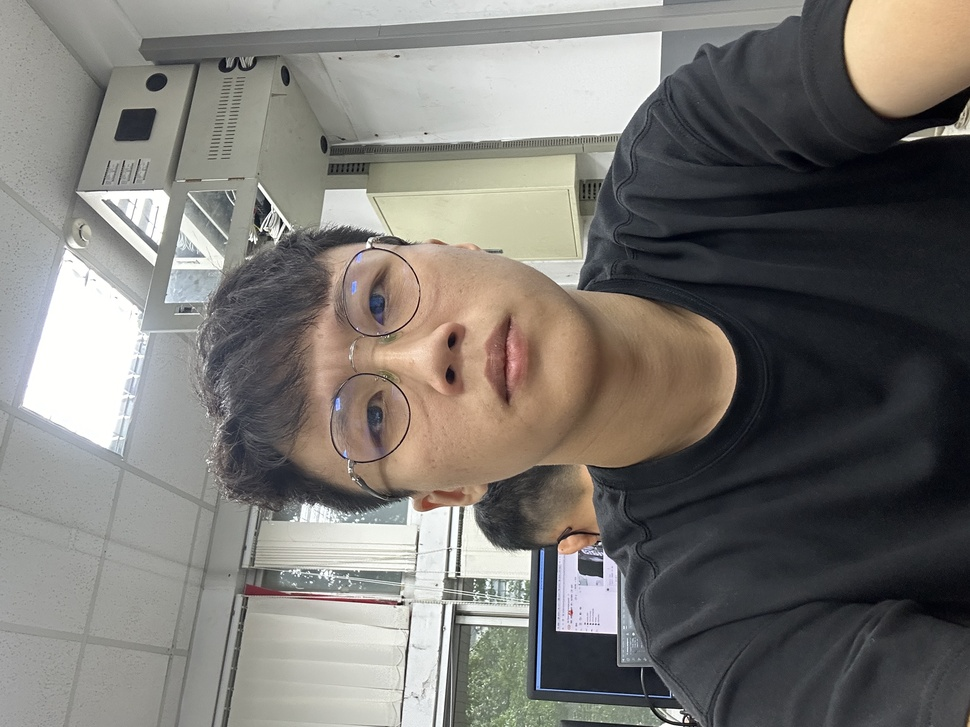
#> input picture photo/IMG_3782.JPG, 970 x 727 px, shrunk from 3088 x 2316 before the run, found by its file name
$ python fish_eye.py
#> lines starting #> are read from the running program, lines starting #| are printed output that depends on the picture
#> in main, img1 is the input picture: shape (727, 970, 3); mean B, G, R 115, 119.3, 122.1
import numpy as np
import cv2

def fisheye_effect( f ):
	nr, nc = f.shape[:2]
#> nr = 727; nc = 970
	map_x = np.zeros( [nr, nc], dtype = 'float32' )
	map_y = np.zeros( [nr, nc], dtype = 'float32' )
	x0, y0 = nr // 2, nc // 2
#> x0 = 363; y0 = 485
	R = np.sqrt( nr ** 2 + nc ** 2 ) / 2
#> R = 606.1
	for x in range( nr ):
		for y in range( nc ):
			r = np.sqrt( ( x - x0 ) ** 2 + ( y - y0 ) ** 2 )
			if r == 0:  theta = 0
			else:		theta = np.arccos( ( x - x0 ) / r )
			r = ( r * r ) / R
			if y - y0 < 0:  theta = -theta
			map_x[x,y] = np.clip( y0 + r * np.sin( theta ), 0, nc - 1 )
			map_y[x,y] = np.clip( x0 + r * np.cos( theta ), 0, nr - 1 )
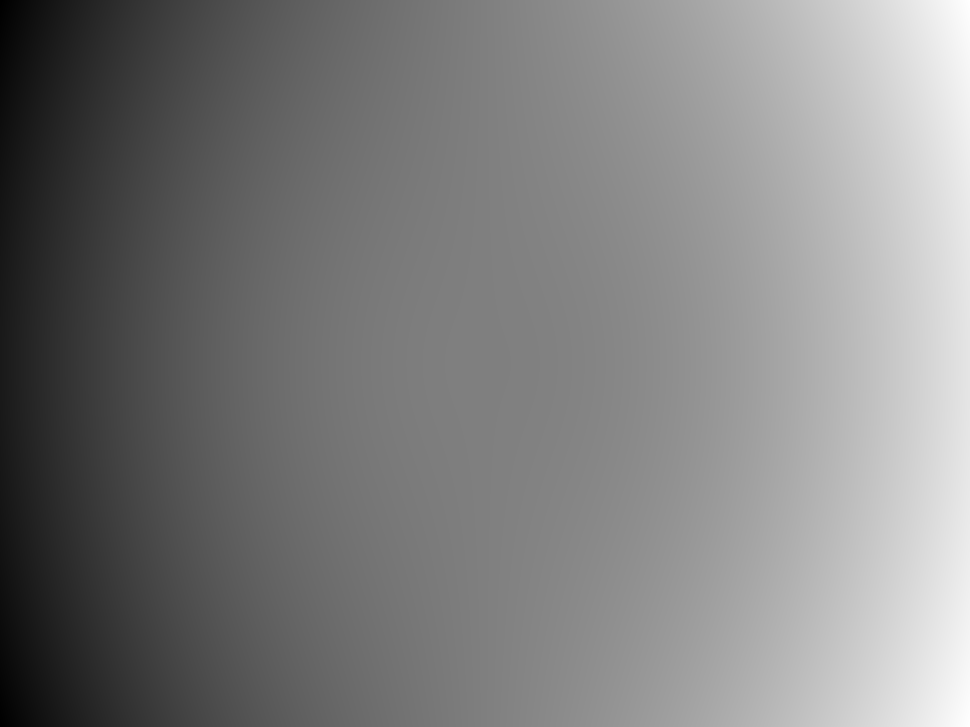
#> map_x: shape (727, 970) float32; min 0.24, max 968.1, mean 484.6; drawn with min black and max white
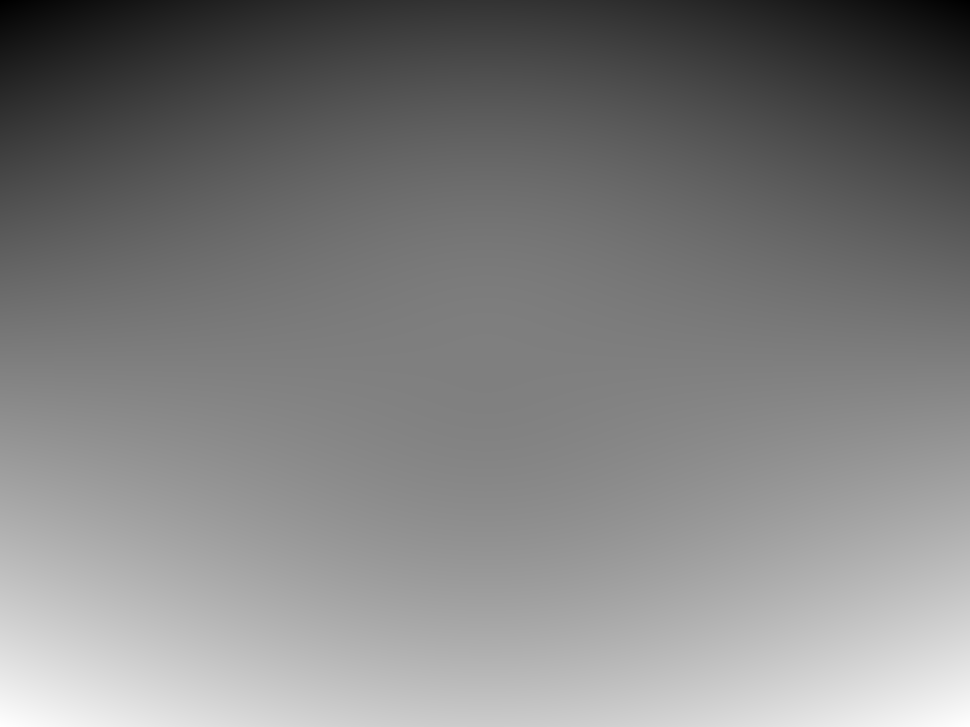
#> map_y: shape (727, 970) float32; min 0.18, max 725.8, mean 363; drawn with min black and max white
	g = cv2.remap( f, map_x, map_y, cv2.INTER_CUBIC )
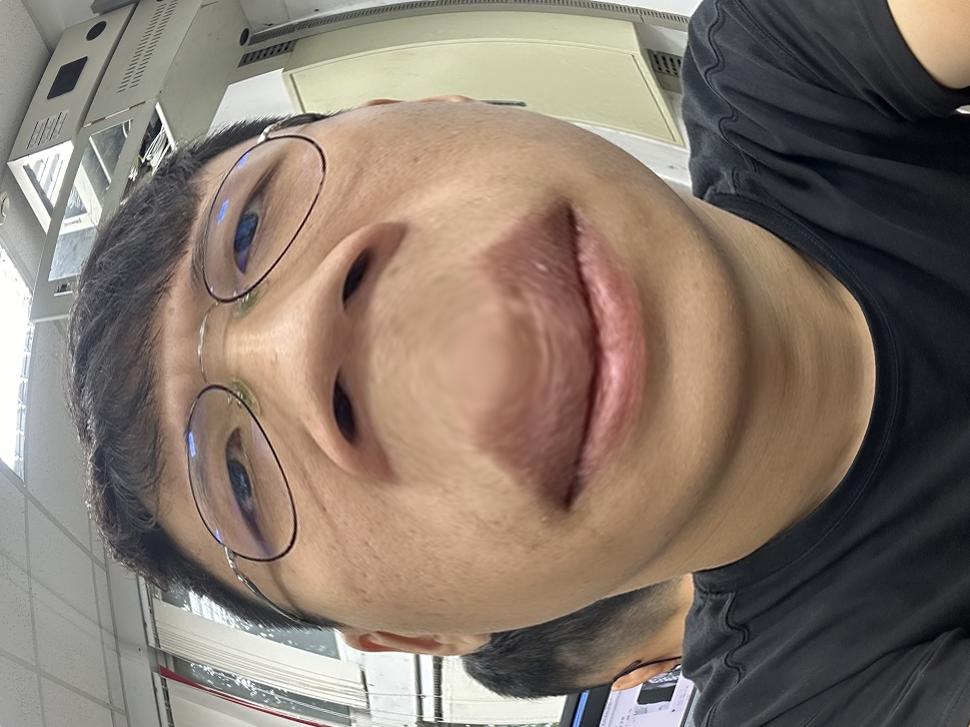
#> g: shape (727, 970, 3); mean B, G, R 108.2, 119.2, 133.1
	return g

def main( ):
	img1 = cv2.imread( "photo/IMG_3782.jpg", -1 )
	img2 = fisheye_effect( img1 )
	cv2.imshow( "Original Image", img1 )
	cv2.imshow( "Fisheye Effect", img2 )
	cv2.waitKey(0)
	cv2.destroyAllWindows()

	# 顯示處理後的圖像


main( )

$ run again, with photo/IMG_3783.JPG copied over photo/IMG_3782.JPG
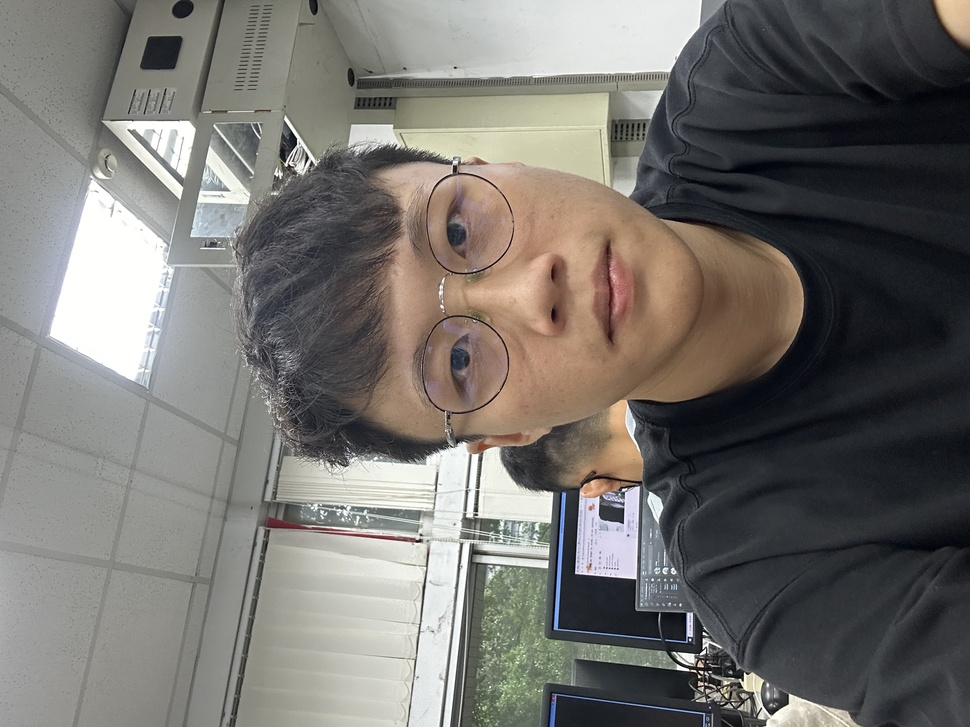
#> input picture photo/IMG_3783.JPG, 970 x 727 px, shrunk from 3088 x 2316 before the run, found by its file name
#> in main, img1 is the input picture: shape (727, 970, 3); mean B, G, R 110.5, 114.5, 117.2
#> in fisheye_effect, `g = cv2.remap( f, map_x, map_y, cv2.INTER_CUBIC )`:
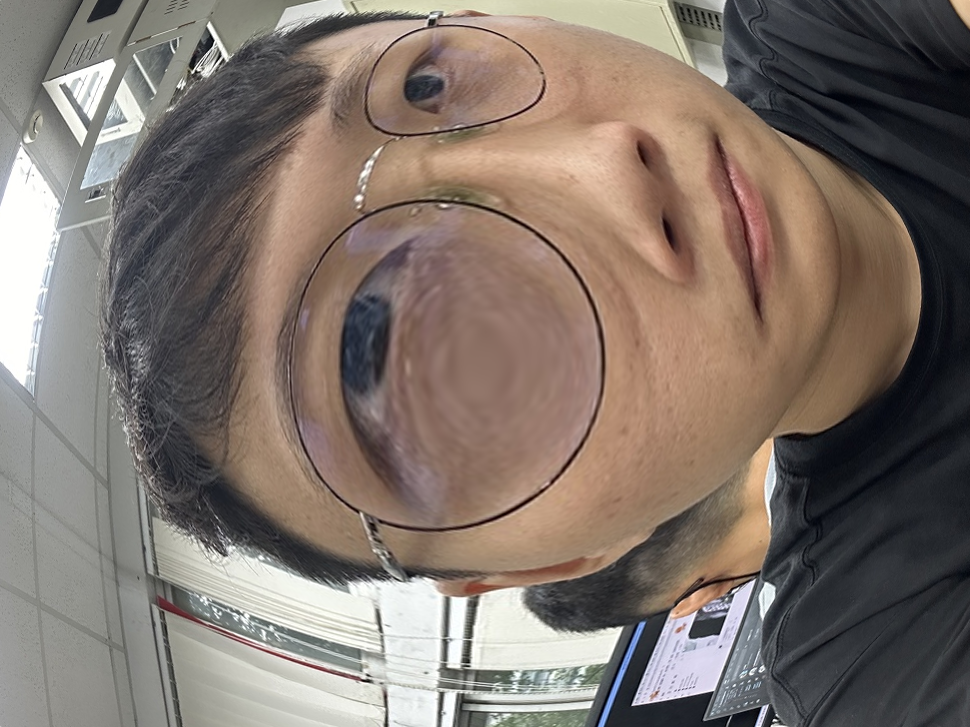
#> g: shape (727, 970, 3); mean B, G, R 107.8, 116, 128.2
